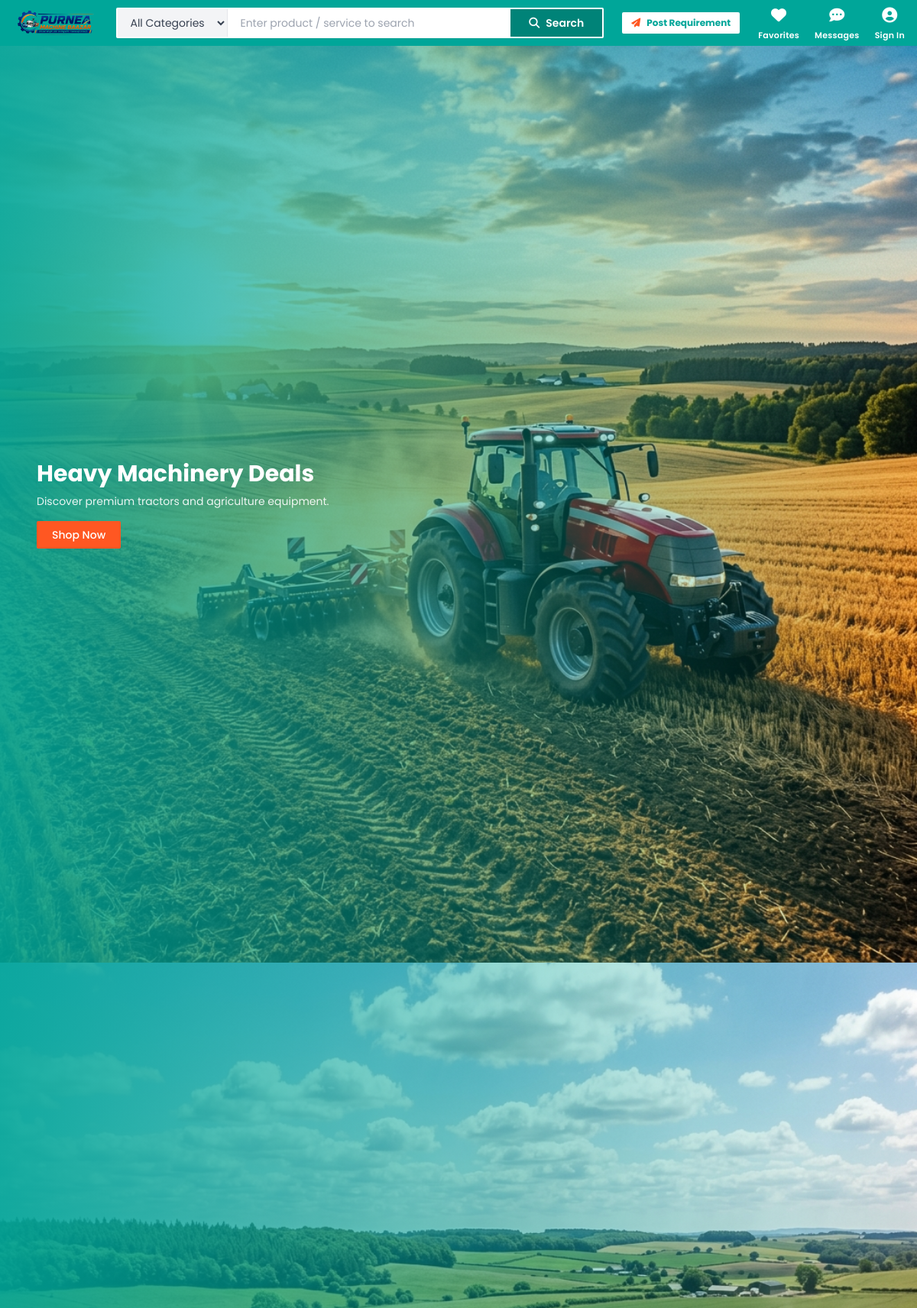
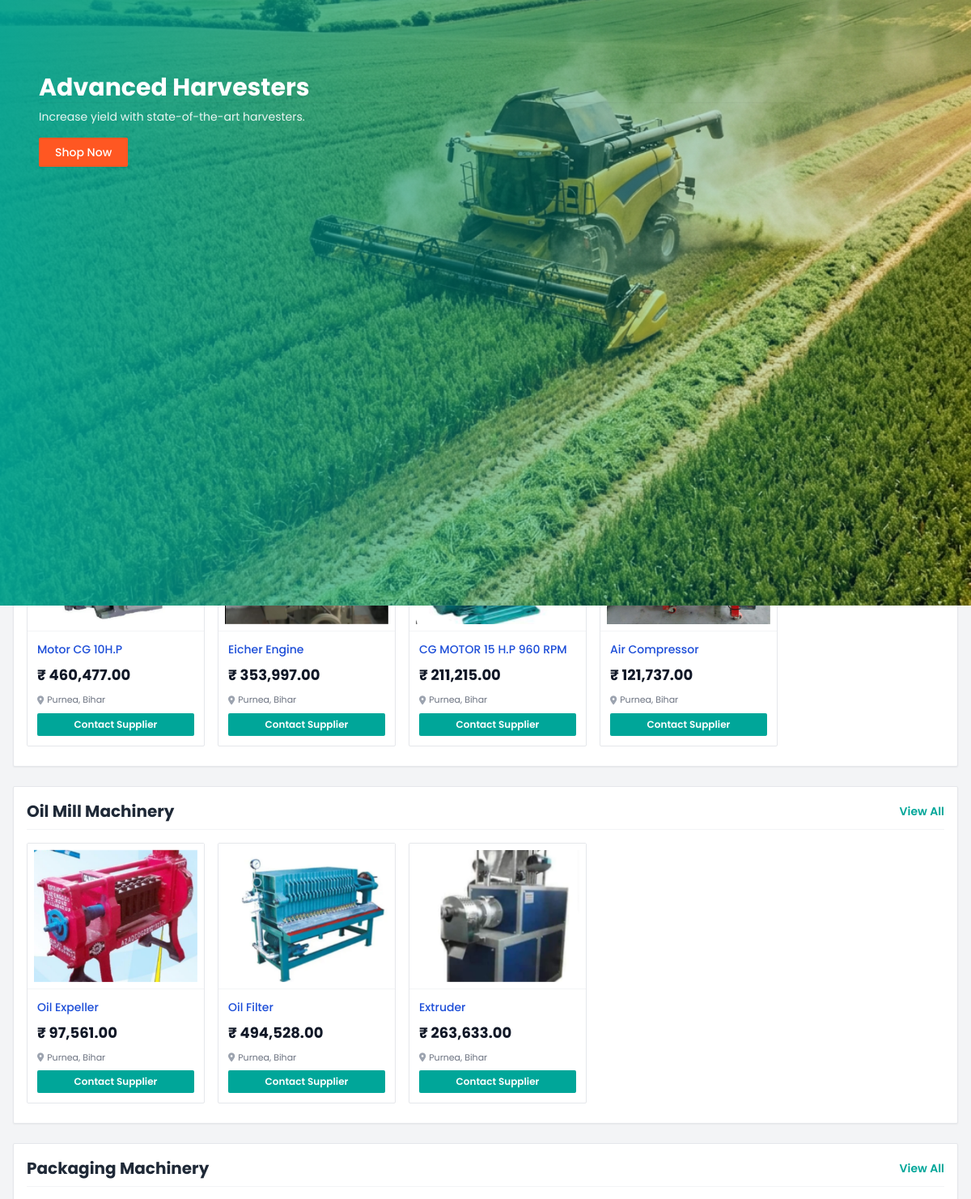
The page / (upper part) on the database its author committed (2 pictures, top to bottom).
### tables this page shows
CREATE TABLE products (
    id INTEGER PRIMARY KEY AUTOINCREMENT,
    category_id INTEGER,
    name TEXT NOT NULL,
    slug TEXT NOT NULL UNIQUE,
    short_description TEXT,
    description TEXT,
    specifications TEXT,
    applications TEXT,
    price REAL,
    price_visibility TEXT DEFAULT 'public', -- 'public', 'locked', 'hidden'
    featured INTEGER DEFAULT 0,
    status TEXT DEFAULT 'active', -- 'active', 'inactive'
    created_at DATETIME DEFAULT CURRENT_TIMESTAMP,
    FOREIGN KEY(category_id) REFERENCES categories(id)
);

CREATE TABLE categories (
    id INTEGER PRIMARY KEY AUTOINCREMENT,
    name TEXT NOT NULL,
    slug TEXT NOT NULL UNIQUE,
    image TEXT,
    created_at DATETIME DEFAULT CURRENT_TIMESTAMP
);

### includes/functions.php (called while the page is built, shortened)
<?php
require_once __DIR__ . '/db.php';
function getSetting($key) {
    global $pdo;
    $stmt = $pdo->prepare("SELECT value FROM settings WHERE key = ?");
    $stmt->execute([$key]);
    return $stmt->fetchColumn() ?: '';
}
function formatPrice($price) {
    return '₹ ' . number_format($price, 2);
}
function getWhatsappLink($productName = '') {
    $whatsappNumber = getSetting('whatsapp');
    $cleanNumber = preg_replace('/[^0-9]/', '', $whatsappNumber);
    $message = "Hello! I am interested in your products.";
    if ($productName) {
        $message = "Hello! I am interested in the product: " . $productName;
    }
    return "https://wa.me/" . $cleanNumber . "?text=" . urlencode($message);
}

### index.php (the view, shortened to what this page needs)
<?php
require_once __DIR__ . '/includes/db.php';
require_once __DIR__ . '/includes/functions.php';
include __DIR__ . '/includes/header.php';
$categoriesWithProducts = $pdo->query("
    SELECT c.* FROM categories c
    WHERE EXISTS (SELECT 1 FROM products p WHERE p.category_id = c.id AND p.status = 'active')
    ORDER BY c.id ASC
")->fetchAll();
$categoryStrips = [];
foreach ($categoriesWithProducts as $cat) {
    $stmt = $pdo->prepare("
        SELECT p.*, ? as category_name,
               (SELECT image_path FROM product_images WHERE product_id = p.id AND is_primary = 1 LIMIT 1) as primary_image
        FROM products p
        WHERE p.category_id = ? AND p.status = 'active'
        ORDER BY p.id DESC LIMIT 10
    ");
    $stmt->execute([$cat['name'], $cat['id']]);
    $prods = $stmt->fetchAll();
    if (!empty($prods)) {
        $categoryStrips[] = [
            'category' => $cat,
            'products' => $prods
        ];
    }
}
?>
<div class="bg-white min-h-screen pb-10">
    <link rel="stylesheet" href="https://cdn.jsdelivr.net/npm/swiper@10/swiper-bundle.min.css" />
    <div class="relative w-full z-10 bg-gray-100 border-b border-gray-200">
        <div class="swiper heroSwiper w-full h-[300px] md:h-[350px]">
            <div class="swiper-wrapper">
                <div class="swiper-slide relative">
                    <img src="/assets/images/carousel/1.png" class="w-full h-full object-cover"
                        alt="Industrial Tractor">
                    <div class="absolute inset-0 bg-gradient-to-r from-primary/90 to-transparent z-10"></div>
                    <div class="absolute inset-0 z-20 flex flex-col justify-center px-12">
                        <h1 class="text-3xl font-bold text-white mb-2 shadow-sm">Heavy Machinery Deals</h1>
                        <p class="text-white/90 text-sm max-w-sm mb-4">Discover premium tractors and agriculture
                            equipment.</p>
                        <a href="/search.php"
                            class="bg-accent text-white px-5 py-2 rounded-sm font-medium w-fit shadow-sm text-sm hover:bg-orange-600 transition">Shop
                            Now</a>
                    </div>
                </div>
                <div class="swiper-slide relative">
                    <img src="/assets/images/carousel/2.png" class="w-full h-full object-cover"
                        alt="Industrial Harvester">
                    <div class="absolute inset-0 bg-gradient-to-r from-primary/90 to-transparent z-10"></div>
                    <div class="absolute inset-0 z-20 flex flex-col justify-center px-12">
                        <h1 class="text-3xl font-bold text-white mb-2 shadow-sm">Advanced Harvesters</h1>
                        <p class="text-white/90 text-sm max-w-sm mb-4">Increase yield with state-of-the-art harvesters.
                        </p>
                        <a href="/search.php"
                            class="bg-accent text-white px-5 py-2 rounded-sm font-medium w-fit shadow-sm text-sm hover:bg-orange-600 transition">Shop
                            Now</a>
                    </div>
                </div>
            </div>
        </div>
    </div>
    <?php foreach ($categoryStrips as $index => $strip): ?>
        <div class="bg-gray-100 <?php echo $index === 0 ? 'py-4 md:py-6' : 'pb-4 md:pb-6'; ?>">
            <div class="max-w-[1440px] mx-auto px-2 md:px-4">
                <div class="bg-white p-3 md:p-4 rounded-sm shadow-sm border border-gray-200">
                    <div class="flex justify-between items-center mb-4 border-b border-gray-100 pb-2">
                        <h3 class="text-lg md:text-xl font-bold text-gray-800">
                            <?php echo htmlspecialchars($strip['category']['name']); ?></h3>
                        <a href="/category/<?php echo urlencode($strip['category']['slug']); ?>"
                            class="text-primary text-sm font-semibold hover:underline">View All</a>
                    </div>
                    <div class="flex overflow-x-auto gap-3 md:gap-4 hide-scrollbar pb-2 snap-x">
                        <?php foreach ($strip['products'] as $product): ?>
                            <div class="w-[160px] md:w-[220px] flex-shrink-0 bg-white border border-gray-200 hover:shadow-lg transition-all h-full group flex flex-col rounded-sm overflow-hidden snap-start"
                                data-product-id="<?php echo $product['id']; ?>">
                                <a href="/products/<?php echo urlencode($product['slug']); ?>"
                                    class="block relative w-full h-[180px] bg-white border-b border-gray-100 p-2 flex items-center justify-center">
                                    <?php if ($product['primary_image']): ?>
                                        <img src="/<?php echo htmlspecialchars($product['primary_image']); ?>"
                                            class="w-full h-full object-cover mix-blend-multiply" loading="lazy">
                                    <?php else: ?>
                                        <div class="w-full h-full flex items-center justify-center text-gray-200 bg-gray-50">
                                            <i class="fa-solid fa-image text-3xl"></i>
                                        </div>
                                    <?php endif; ?>
                                </a>
                                <div class="flex-grow flex flex-col p-2 md:p-3">
                                    <a href="/products/<?php echo urlencode($product['slug']); ?>" class="block mb-2">
                                        <h4
                                            class="text-xs md:text-sm font-medium text-blue-700 hover:underline leading-snug line-clamp-2">
                                            <?php echo htmlspecialchars($product['name']); ?></h4>
                                    </a>
                                    <div class="price-container mb-2" data-product-id="<?php echo $product['id']; ?>"
                                        data-price="<?php echo $product['price']; ?>"
                                        data-visibility="<?php echo $product['price_visibility']; ?>">
                                        <?php if ($product['price_visibility'] === 'public'): ?>
                                            <span
                                                class="font-bold text-base md:text-lg text-gray-900"><?php echo formatPrice($product['price']); ?></span>
                                        <?php endif; ?>
                                    </div>
                                    <div class="mt-auto">
                                        <p
                                            class="text-[10px] md:text-[11px] text-gray-500 mb-2 truncate flex items-center gap-1">
                                            <i class="fa-solid fa-location-dot text-gray-400"></i> Purnea, Bihar</p>
                                        <a href="<?php echo getWhatsappLink($product['name']); ?>" target="_blank"
                                            class="w-full text-center bg-primary text-white hover:bg-secondary transition px-2 py-1.5 rounded-sm text-[11px] md:text-xs font-semibold flex justify-center items-center gap-1">
                                            Contact Supplier
                                        </a>
                                    </div>
                                </div>
                            </div>
                        <?php endforeach; ?>
                    </div>
                </div>
            </div>
        </div>
    <?php endforeach; ?>
</div>
<?php include __DIR__ . '/includes/footer.php'; ?>

### assets/css/app.css (style rules this page uses)
.line-clamp-2 { display: -webkit-box; -webkit-line-clamp: 2; -webkit-box-orient: vertical; overflow: hidden; }
* { -webkit-tap-highlight-color: transparent; }

### index.php (style rules this page uses)
.hide-scrollbar { -ms-overflow-style: none; scrollbar-width: none; }

### rows shown on the page
products: name "Motor CG 10H.P", price "₹ 460,477.00"
products: name "Eicher Engine", price "₹ 353,997.00"
products: name "CG MOTOR 15 H.P 960 RPM", price "₹ 211,215.00"
products: name "Air Compressor", price "₹ 121,737.00"
categories: name "Oil Mill Machinery"
products: shows a picture, name "Oil Expeller", price "₹ 97,561.00"
products: shows a picture, name "Oil Filter", price "₹ 494,528.00"
products: shows a picture, name "Extruder", price "₹ 263,633.00"
categories: name "Packaging Machinery"
